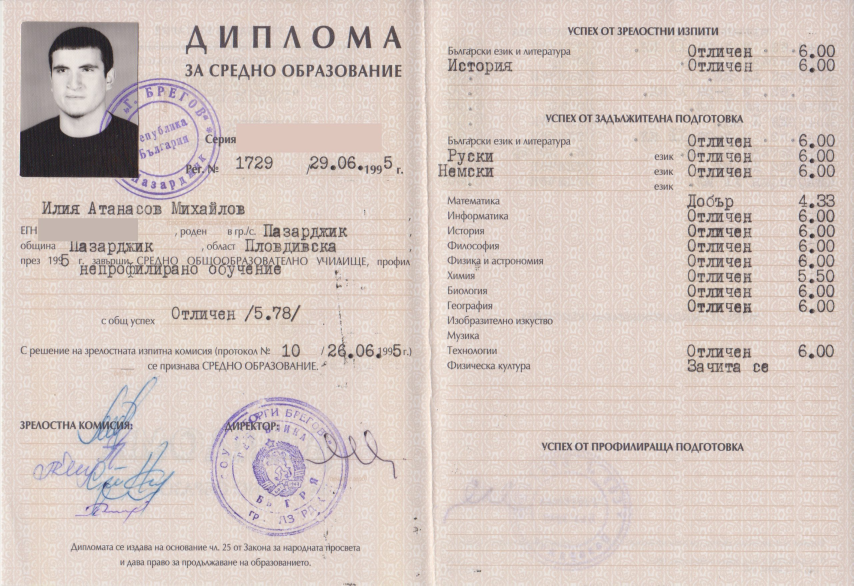
#> input picture assets_src/chapter1/items/toni-diploma-inspection-r02/owner-diploma-reference.jpg, 2560 x 1756 px (shown at 1/3 size)
$ python photo.py
#> lines starting #> are read from the running program, lines starting #| are printed output that depends on the picture
from pathlib import Path
from PIL import Image,ImageEnhance
import json,hashlib
r=Path(__file__).resolve().parent;im=Image.open(r/'owner-diploma-reference.jpg');assert im.size==(2560,1756)
#> further down, im is the input picture: PIL image 2560x1756 RGB; mean R, G, B 213.9, 199.9, 193.3
box=(64,66,414,534);portrait=im.crop(box);portrait.save(r/'toni-portrait.png')
#> after `portrait = im.crop(box)`:
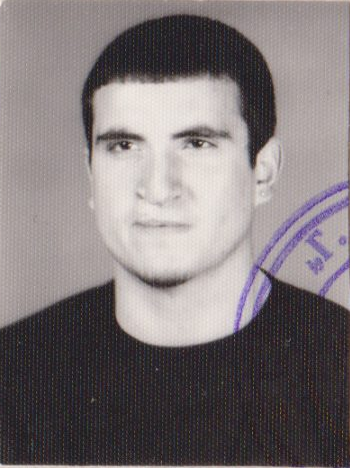
#> portrait: PIL image 350x468 RGB; mean R, G, B 126.7, 119, 120.4
paper=Image.open(r/'aged-paper-pattern.png');ImageEnhance.Brightness(paper).enhance(.76).save(r/'paper-back.png')
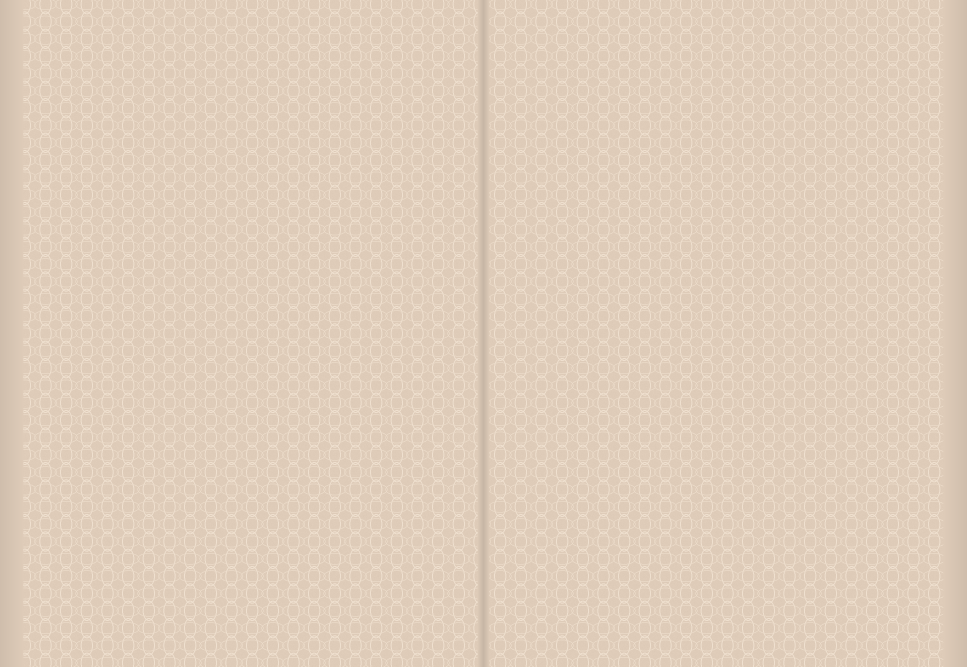
#> input picture assets_src/chapter1/items/toni-diploma-inspection-r02/aged-paper-pattern.png, 2900 x 2000 px (shown at 1/3 size)
#> further down, paper is the input picture: PIL image 2900x2000 RGB; mean R, G, B 225, 206.7, 188.1
#> after `paper = Image.open(r / 'aged-paper-pattern.png')`:
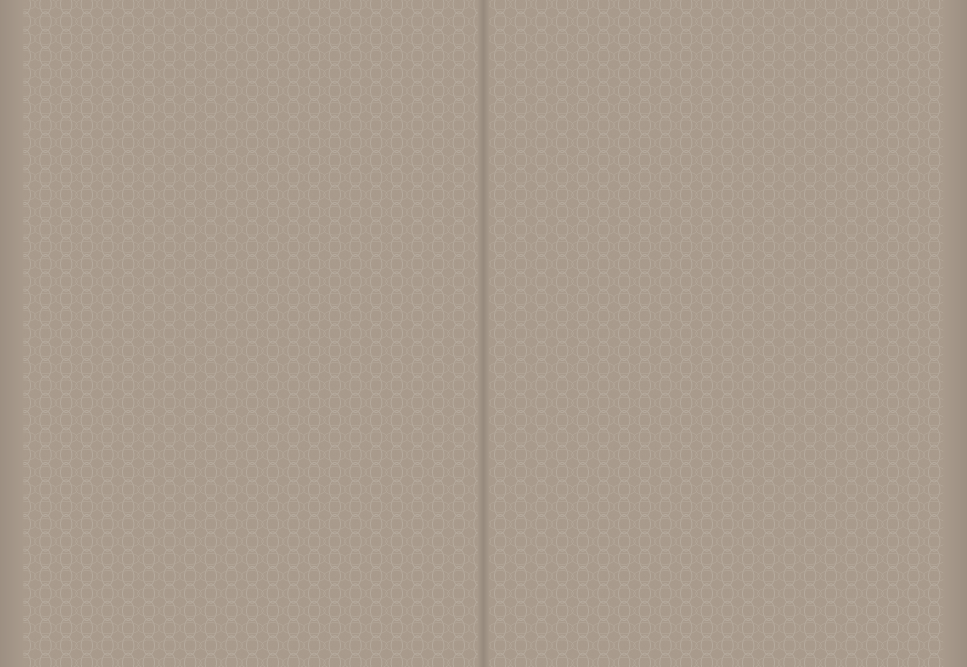
#> saved as paper-back.png: PIL image 2900x2000 RGB (shown at 1/3 size); mean R, G, B 170.5, 156.8, 142.5
(r/'portrait-provenance.json').write_text(json.dumps({'source':'owner-diploma-reference.jpg','sourceSHA256':hashlib.sha256((r/'owner-diploma-reference.jpg').read_bytes()).hexdigest(),'cropNativePixels':box,'sourceDimensions':im.size,'portraitSHA256':hashlib.sha256((r/'toni-portrait.png').read_bytes()).hexdigest(),'modification':'Exact young-man photograph crop from owner reference; no generated identity, retouch or age change.'},indent=2),encoding='utf-8');print('Original young portrait cropped unchanged from owner reference.')
#| Original young portrait cropped unchanged from owner reference.
